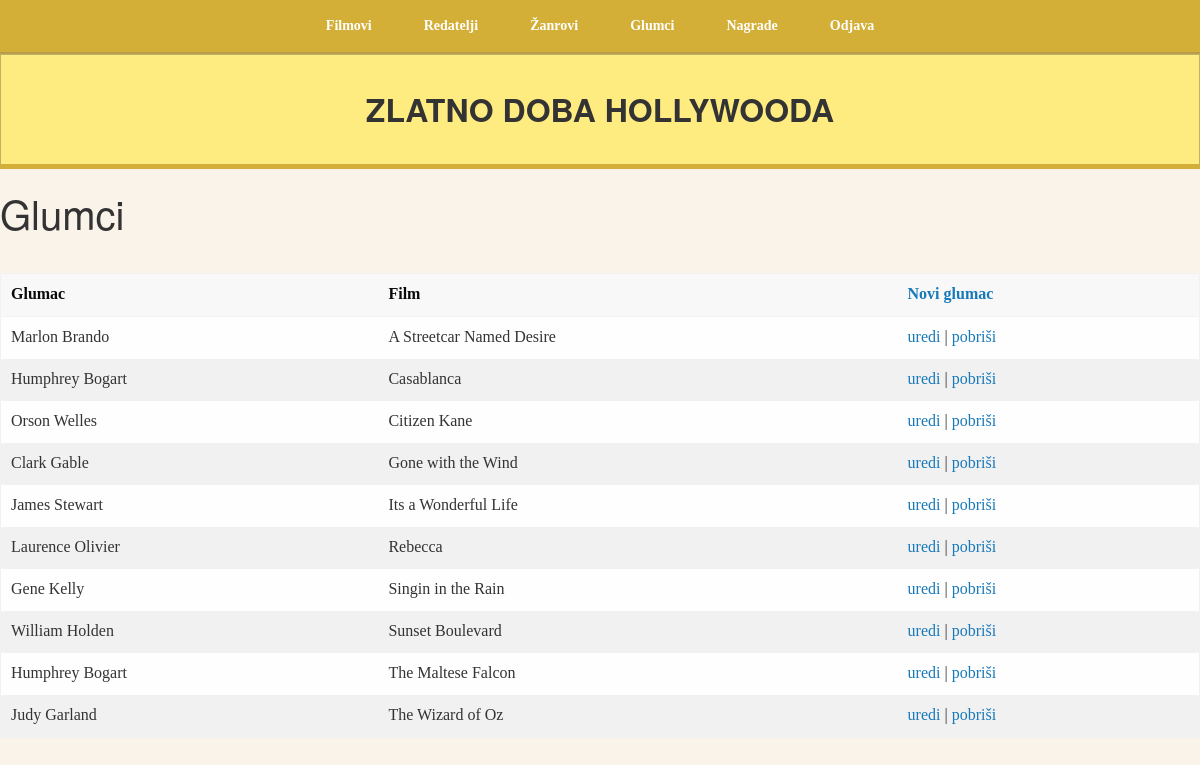
Screenshot of /glumci_admin.php (signed in) with the database file from the repository.
### tables this page shows
CREATE TABLE `glumci`  (
  `id` int(11) NOT NULL AUTO_INCREMENT,
  `glumac` varchar(255) NULL DEFAULT NULL,
  `film` int NULL DEFAULT NULL,
  PRIMARY KEY (`id`) USING BTREE
);

CREATE TABLE `filmovi`  (
  `id` int(11) NOT NULL AUTO_INCREMENT,
  `naziv_filma` varchar(255) NULL DEFAULT NULL,
  `godina` varchar(5) NULL DEFAULT NULL,
  PRIMARY KEY (`id`) USING BTREE
);

### glumci_admin.php (the view, shortened to what this page needs)
<?php
include("pdo.php");
$upit = $db->query("SELECT glumci.film, glumci.id, filmovi.naziv_filma, glumci.glumac
FROM glumci
INNER JOIN filmovi ON filmovi.id = glumci.film ORDER BY naziv_filma ASC");
$rezultati = $upit->fetchAll();
?>
<div class="row medium-10 large-8 colums">
<h2>Glumci</h2> <br>
</div>
<?php
echo "
<table class='striped'>
<thead>
<tr>
<th style='white-space: nowrap;'>Glumac</th><th>Film</th><th><a href='glumci_forma.php?akcija=unos'>Novi glumac</a></th>
<tr>
</thead>
<tbody>";
foreach ($rezultati as $glumac) {
    echo "<tr><td style='white-space: nowrap;'>" . $glumac["glumac"] . "</td><td>" . $glumac["naziv_filma"] . "</td><td nowrap>
    <a href='glumci_forma.php?akcija=izmjena&id=" . $glumac["id"] . "&naziv_filma=" . $glumac["naziv_filma"] . "'> uredi </a> |
    <a href='glumci_sql.php?akcija=brisanje&id=" . $glumac["id"] . "'> pobriši </a></td></tr>";
}
?>

### rows the page displays
glumci: glumac "Marlon Brando", filmovi.naziv_filma "A Streetcar Named Desire"
glumci: glumac "Humphrey Bogart", filmovi.naziv_filma "Casablanca"
glumci: glumac "Orson Welles", filmovi.naziv_filma "Citizen Kane"
glumci: glumac "Clark Gable", filmovi.naziv_filma "Gone with the Wind"
glumci: glumac "James Stewart", filmovi.naziv_filma "Its a Wonderful Life"
glumci: glumac "Laurence Olivier", filmovi.naziv_filma "Rebecca"
glumci: glumac "Gene Kelly", filmovi.naziv_filma "Singin in the Rain"
glumci: glumac "William Holden", filmovi.naziv_filma "Sunset Boulevard"
glumci: glumac "Humphrey Bogart", filmovi.naziv_filma "The Maltese Falcon"
glumci: glumac "Judy Garland", filmovi.naziv_filma "The Wizard of Oz"
